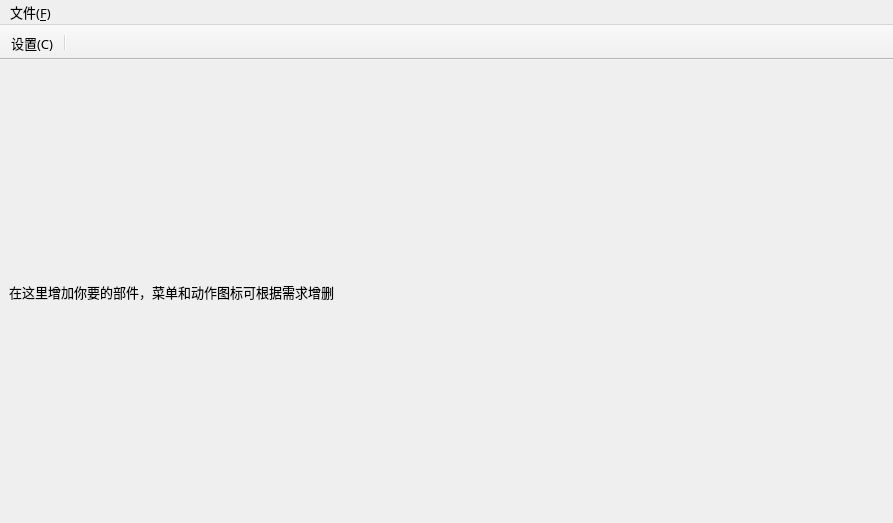
<?xml version="1.0" encoding="UTF-8"?>
<ui version="4.0">
 <class>MainWindow</class>
 <widget class="QMainWindow" name="MainWindow">
  <property name="geometry">
   <rect>
    <x>0</x>
    <y>0</y>
    <width>893</width>
    <height>523</height>
   </rect>
  </property>
  <property name="font">
   <font>
    <family>微软雅黑</family>
    <pointsize>10</pointsize>
   </font>
  </property>
  <property name="windowTitle">
   <string>半绝缘半导体电阻率测量</string>
  </property>
  <property name="windowIcon">
   <iconset>
    <normaloff>:/files/icon/half.ico</normaloff>:/files/icon/half.ico</iconset>
  </property>
  <widget class="QWidget" name="centralwidget">
   <layout class="QHBoxLayout" name="horizontalLayout_2">
    <item>
     <widget class="QLabel" name="label">
      <property name="sizePolicy">
       <sizepolicy hsizetype="Minimum" vsizetype="Minimum">
        <horstretch>0</horstretch>
        <verstretch>0</verstretch>
       </sizepolicy>
      </property>
      <property name="text">
       <string>在这里增加你要的部件，菜单和动作图标可根据需求增删</string>
      </property>
     </widget>
    </item>
   </layout>
  </widget>
  <widget class="QMenuBar" name="menubar">
   <property name="geometry">
    <rect>
     <x>0</x>
     <y>0</y>
     <width>893</width>
     <height>23</height>
    </rect>
   </property>
   <widget class="QMenu" name="menu_F">
    <property name="title">
     <string>文件(&amp;F)</string>
    </property>
    <addaction name="config_action"/>
    <addaction name="separator"/>
   </widget>
   <addaction name="menu_F"/>
  </widget>
  <widget class="QToolBar" name="toolBar">
   <property name="windowTitle">
    <string>工具栏</string>
   </property>
   <property name="movable">
    <bool>false</bool>
   </property>
   <property name="allowedAreas">
    <set>Qt::TopToolBarArea</set>
   </property>
   <property name="iconSize">
    <size>
     <width>32</width>
     <height>32</height>
    </size>
   </property>
   <property name="floatable">
    <bool>false</bool>
   </property>
   <attribute name="toolBarArea">
    <enum>TopToolBarArea</enum>
   </attribute>
   <attribute name="toolBarBreak">
    <bool>false</bool>
   </attribute>
   <addaction name="config_action"/>
   <addaction name="separator"/>
  </widget>
  <action name="config_action">
   <property name="icon">
    <iconset resource="../../res.qrc">
     <normaloff>:/files/icon/config.ico</normaloff>:/files/icon/config.ico</iconset>
   </property>
   <property name="text">
    <string>设置(&amp;C)</string>
   </property>
   <property name="shortcut">
    <string>Ctrl+C</string>
   </property>
  </action>
 </widget>
 <resources>
  <include location="../../res.qrc"/>
 </resources>
 <connections/>
</ui>
